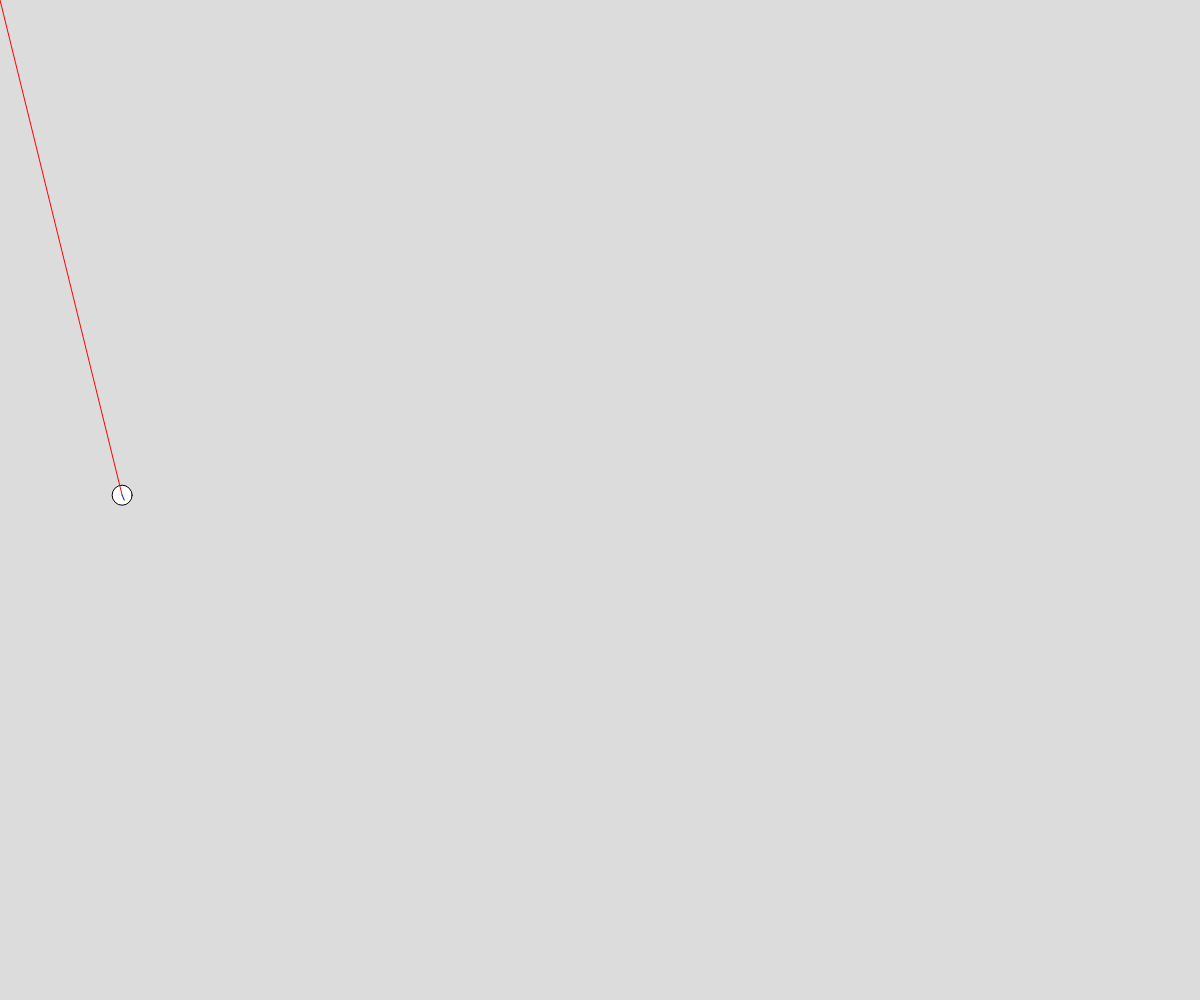
Frame 1 (no input)
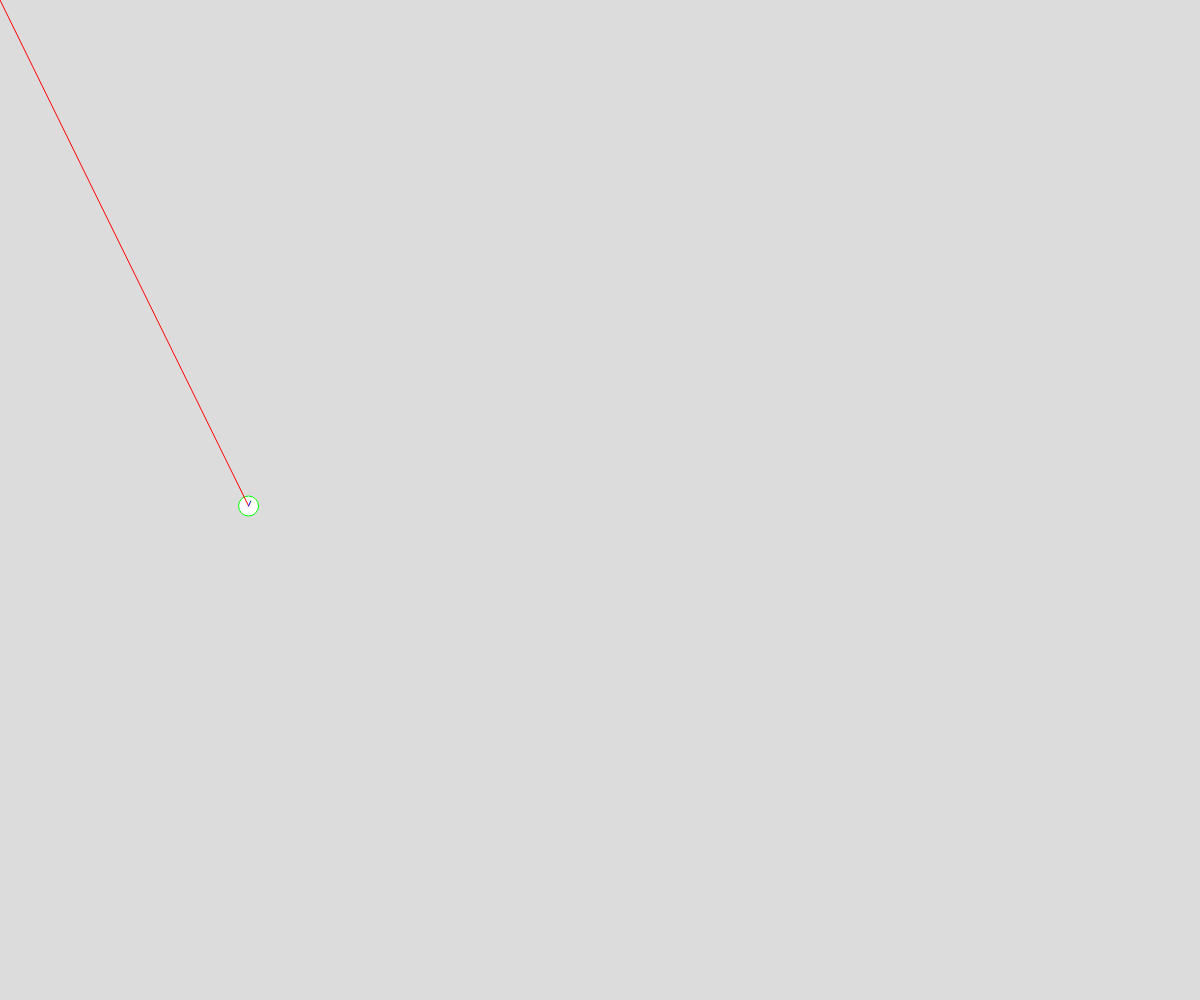
Frame 60 (no input)
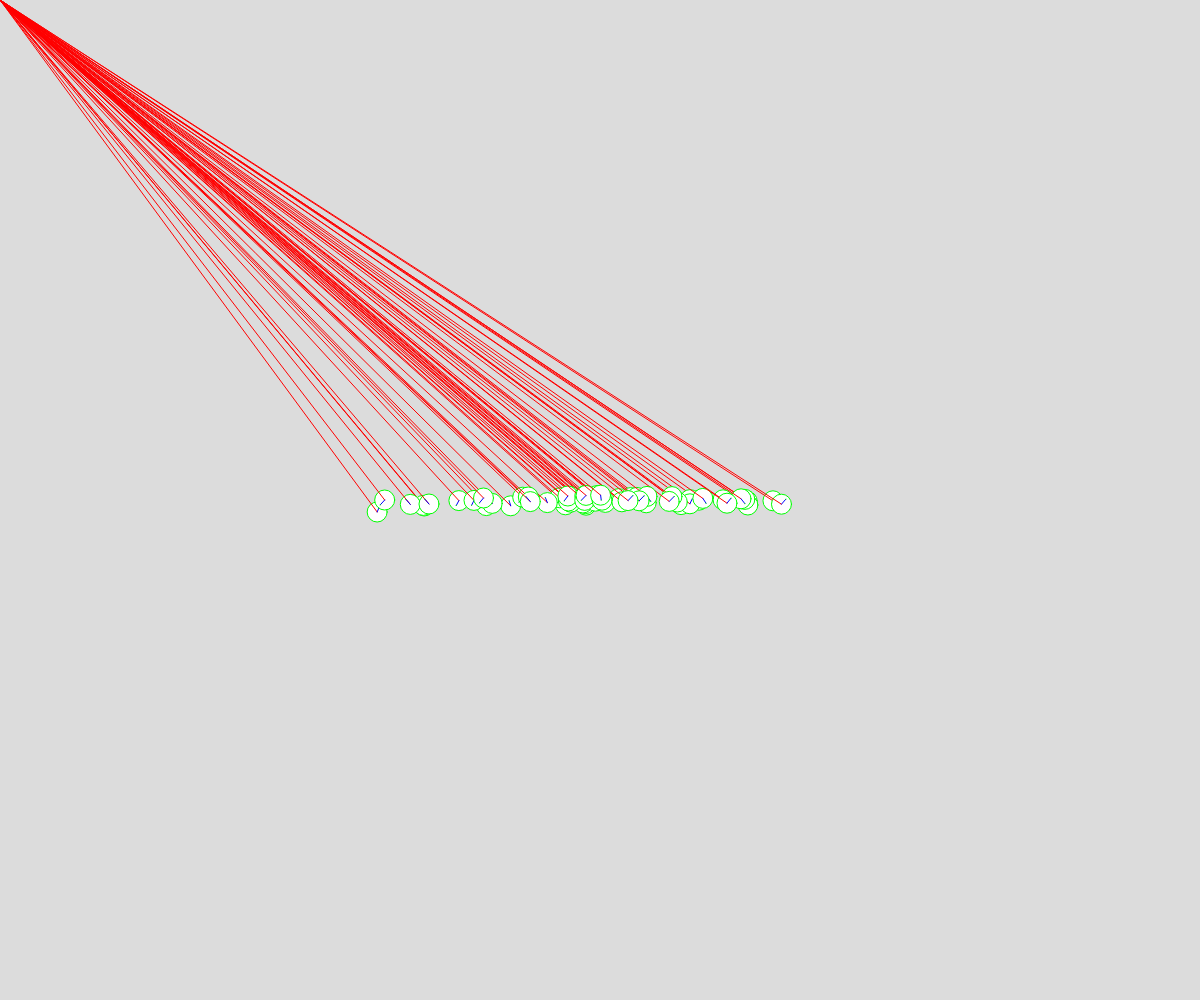
Frame 120 (the mouse pressed at the canvas centre since frame 60)

The p5.js sketch that drew these frames (run headless with seeded random() and noise() and a simulated clock; from frame 60 on, the mouse is pressed at the canvas centre):

// p5.js sketch
// ── sketch.js
// Vector Visualization
// Alyssa M.
// May.5, 2025

let objects = [];

function setup() {
  createCanvas(windowWidth, windowHeight);
  objects.push(new Ball(width*0.1, height*0.5));
}

function draw() {
  background(220);

  if(mouseIsPressed){
    objects.push(new Ball(mouseX, mouseY));
  }
  for(let o of objects){
    //if(keyIsPressed && key === " "){
      o.move();
    //}
    //o.calcMouse();
    o.display();
  }
}

class Ball{
  constructor(x,y){
    this.pos = createVector(x,y);
    this.velo = createVector(random(5,-5),-5);
    this.grav = createVector(0,0.2);
    //this.grav = createVector(0,0); //mouse attractor
  }

  calcMouse(){
    //mouse vector calculations
    this.grav = createVector(mouseX,mouseY);
    this.grav.sub(this.pos);
    this.grav.normalize();
    this.grav.mult(4);
  }

  move(){
    //update velo and pois vectors
    this.velo.add(this.grav);
    this.velo.limit(10); 
    this.pos.add(this.velo);

    //wall-floor bounce
    if(this.pos.x<0 || this.pos.x>width){
      this.velo.x *= -1;
    }
    if(this.pos.y<height){
      this.velo.y *= -1;
    }
  }

  display(){
    //diaplay ball
    circle(this.pos.x, this.pos.y, 20);

    //display vectors
    stroke(2550,0,0);
    line(0,0,this.pos.x,this.pos.y);

    stroke(0,0,255);
    line(this.pos.x,this.pos.y, this.pos.x + this.velo.x, this.pos.y + this.velo.y);

    let endVX = this.pos.x+this.velo.x;
    let endVY = this.pos.y+this.velo.y;
    stroke(0,255,0);
    line(endVX, endVY, endVX + this.grav.x, endVY+this.grav.y);

  }
}
